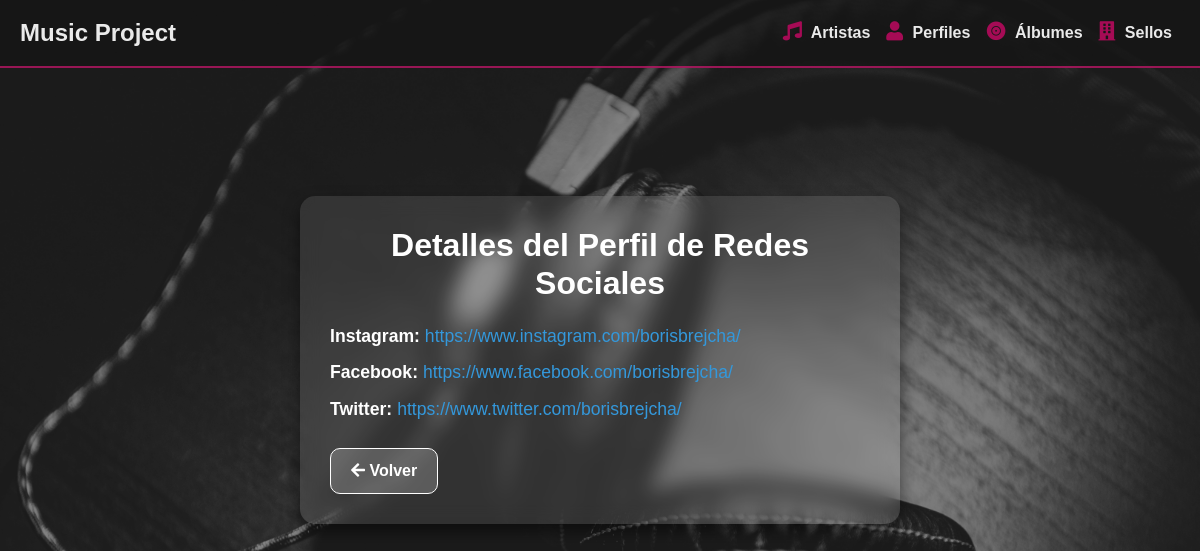
Page /artistas/perfiles/2/ on the committed database.
### musica_app/models.py (models this page shows, shortened)
class PerfilRedesSociales(models.Model):
    instagram = models.URLField()
    facebook = models.URLField()
    twitter = models.URLField()

### musica_app/views.py (the view)
# urls.py: path('perfiles/<int:pk>/', views.perfil_detail, name='perfil_detail'),
def perfil_detail(request, pk):
    perfil = get_object_or_404(PerfilRedesSociales, pk=pk)
    return render(request, 'musica_app/perfil_detail.html', {'perfil': perfil})

### musica_app/templates/musica_app/perfil_detail.html
{% extends "musica_app/base.html" %}
{% block content %}
<div class="perfil-detail">
    <div class="frosted-glass-profile">
        <h1 class="text-center">Detalles del Perfil de Redes Sociales</h1>
        <p><strong>Instagram:</strong> <a href="{{ perfil.instagram }}" target="_blank">{{ perfil.instagram }}</a></p>
        <p><strong>Facebook:</strong> <a href="{{ perfil.facebook }}" target="_blank">{{ perfil.facebook }}</a></p>
        <p><strong>Twitter:</strong> <a href="{{ perfil.twitter }}" target="_blank">{{ perfil.twitter }}</a></p>
        <a href="{% url 'perfil_index' %}" class="btn btn-secondary mt-3"><i class="fas fa-arrow-left"></i> Volver</a>
    </div>
</div>
{% endblock %}

### musica_app/static/css/styles.css (style rules this page uses)
body { background-image: url("../img/fondo11.jpg"); background-size: cover; background-attachment: fixed; background-position: center; background-repeat: no-repeat; font-family: 'Arial', sans-serif; color: #ffffff; margin: 0; height: 100vh; overflow: hidden; }
body::before { content: ""; position: fixed; top: 0; left: 0; width: 100vw; height: 100vh; background-color: rgba(0, 0, 0, 0.3); z-index: -1; }
h1 { color: #ffffff; text-align: center; font-weight: bold; font-size: 2em; margin-bottom: 20px; }

### musica_app/static/css/perfil.css (style rules this page uses)
.perfil-detail .frosted-glass-profile { background: rgba(255, 255, 255, 0.1); backdrop-filter: blur(10px); -webkit-backdrop-filter: blur(10px); border-radius: 15px; padding: 30px; box-shadow: 0px 8px 16px rgba(0, 0, 0, 0.5); max-width: 600px; margin: 80px auto; color: #ffffff; }
.perfil-detail h1 { color: #ffffff; text-align: center; font-weight: bold; font-size: 2em; margin-bottom: 20px; }
.perfil-detail p { color: #dfe6e9; font-size: 1.1em; margin: 10px 0; }
.perfil-detail p strong { color: #ffffff; }
.perfil-detail a { color: #3498db; text-decoration: none; }
.perfil-detail .btn-secondary { background-color: rgba(255, 255, 255, 0.2); color: #ffffff; border: 1px solid #ffffff; border-radius: 10px; padding: 10px 20px; font-weight: bold; text-align: center; text-decoration: none; transition: background-color 0.3s, color 0.3s; cursor: pointer; }

### rows in the picture
PerfilRedesSociales: instagram "https://www.instagram.com/borisbrejcha/", facebook "https://www.facebook.com/borisbrejcha/", twitter "https://www.twitter.com/borisbrejcha/"
